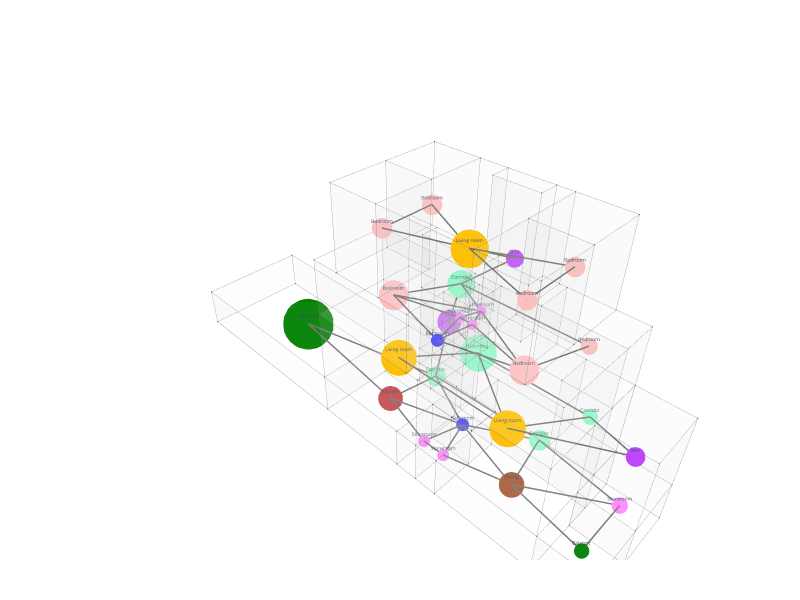

The cell this chart's notebook holds for it:
### Markdown cell above
## 9. Horizontal Adjacency - Wall Dual Graph

One node per room; stair cells are collapsed into two nodes (main 4-floor shaft + extra elements, see §7).

Two rooms are connected by an edge if they share a vertical wall face. Height is measured on the Z axis, so floor/ceiling faces are excluded from this graph.

### Code cell
# -- Horizontal adjacency: rooms sharing a vertical wall face -------------------
dual_pair_set = set()
for i, j in adj_pairs:
    if not rooms_share_wall(i, j):
        continue
    gi, gj = to_merged(i), to_merged(j)
    if gi != gj:
        dual_pair_set.add((min(gi, gj), max(gi, gj)))

dual_edges = [Edge.ByVertices([merged_nodes[i], merged_nodes[j]]) for i, j in sorted(dual_pair_set)]
g_dual = Graph.ByVerticesEdges(merged_nodes, dual_edges)
print(f"Horizontal adjacency - Nodes: {len(Graph.Vertices(g_dual))}, Edges: {len(Graph.Edges(g_dual))}")

for v in Graph.Vertices(g_dual) or []:
    vx, vy, vz = Vertex.X(v), Vertex.Y(v), Vertex.Z(v)
    mi = min(range(len(merged_nodes)), key=lambda k: dist3(
        (vx, vy, vz),
        (Vertex.X(merged_nodes[k]), Vertex.Y(merged_nodes[k]), Vertex.Z(merged_nodes[k]))
    ))
    d_old = Topology.Dictionary(merged_nodes[mi])
    keys = list(Dictionary.Keys(d_old)) if d_old else []
    vals = list(Dictionary.Values(d_old)) if d_old else []
    if "size" in keys:
        vals[keys.index("size")] = merged_size(mi)
    else:
        keys.append("size")
        vals.append(merged_size(mi))
    Topology.SetDictionary(v, Dictionary.ByKeysValues(keys, vals))
for e in Graph.Edges(g_dual) or []:
    Topology.SetDictionary(e, Dictionary.ByKeysValues(["width", "color"], [GRAPH_EDGE_WIDTH, GRAPH_EDGE_COLOR]))

Topology.Show(
    g_dual, cell_cluster,
    faceColorKey="color", faceOpacity=0.05,
    edgeColor=GRAPH_EDGE_COLOR, edgeWidth=0.5,
    vertexSizeKey=GRAPH_NODE_SIZE_KEY, vertexColorKey=GRAPH_NODE_COLOR_KEY,
    vertexLabelKey=GRAPH_NODE_LABEL_KEY, showVertexLabel=True, showVertices=True,
    edgeWidthKey="width", edgeColorKey="color",
    backgroundColor=GRAPH_BG_DARK, width=800, height=600,
    renderer=renderer
)

### Figure 1 — Plotly figure (JSON) as saved in the notebook; plotly's stock layout.template omitted (floating-point values rounded to 4 significant figures; data arrays with more than 128 entries replaced by an {"elided": "..."} marker saying what was removed)
{"data": [{"hoverinfo": "text", "hovertext": [], "legendgroup": "6", "legendrank": 6, "line": {"color": "#6F6F6F", "dash": "solid", "width": 3}, "marker": {"color": "#6F6F6F", "size": 0.75, "symbol": "circle"}, "mode": "markers+lines", "name": "1: Untitled Graph (Edges)", "showlegend": false, "text": [], "type": "scatter3d", "x": {"elided": "156 float values"}, "y": {"elided": "156 float values"}, "z": {"elided": "156 float values"}}, {"customdata": ["Bedroom", "Bedroom", "Bedroom", "Bedroom", "Bedroom", "Bedroom", "Bedroom", "Bathroom", "Bathroom", "Corridor", "Corridor", "Corridor", "Corridor", "Corridor", "Kitchen", "Living room", "Living room", "Living room", "Balcony", "Balcony", "Storeroom", "Storeroom", "Storeroom", "Storeroom", "Storeroom", "Storeroom", "Dining", "Stair", "Stair", "Stair"], "hoverinfo": "text", "hovertemplate": ["Click Bedroom", "Click Bedroom", "Click Bedroom", "Click Bedroom", "Click Bedroom", "Click Bedroom", "Click Bedroom", "Click Bathroom", "Click Bathroom", "Click Corridor", "Click Corridor", "Click Corridor", "Click Corridor", "Click Corridor", "Click Kitchen", "Click Living room", "Click Living room", "Click Living room", "Click Balcony", "Click Balcony", "Click Storeroom", "Click Storeroom", "Click Storeroom", "Click Storeroom", "Click Storeroom", "Click Storeroom", "Click Dining", "Click Stair", "Click Stair", "Click Stair"], "hovertext": ["Bedroom", "Bedroom", "Bedroom", "Bedroom", "Bedroom", "Bedroom", "Bedroom", "Bathroom", "Bathroom", "Corridor", "Corridor", "Corridor", "Corridor", "Corridor", "Kitchen", "Living room", "Living room", "Living room", "Balcony", "Balcony", "Storeroom", "Storeroom", "Storeroom", "Storeroom", "Storeroom", "Storeroom", "Dining", "Stair", "Stair", "Stair"], "legendgroup": "5", "legendrank": 5, "marker": {"color": ["#FFBFBF", "#FFBFBF", "#FFBFBF", "#FFBFBF", "#FFBFBF", "#FFBFBF", "#FFBFBF", "#4444FF", "#4444FF", "#7FFFBF", "#7FFFBF", "#7FFFBF", "#7FFFBF", "#7FFFBF", "#BF3F3F", "#FFBF00", "#FFBF00", "#FFBF00", "#007F00", "#007F00", "#FF7FFF", "#FF7FFF", "#FF7FFF", "#FF7FFF", "#FF7FFF", "#FF7FFF", "#A0522D", "#BF3FFF", "#BF3FFF", "#BF3FFF"], "line": {"width": 0}, "opacity": 1, "size": [20, 35, 35, 24, 24, 24, 24, 15, 15, 24, 18, 43, 23, 33, 29, 42, 43, 45, 18, 59, 19, 14, 14, 12, 12, 12, 30, 23, 28, 21], "sizemode": "diameter", "symbol": "circle"}, "mode": "markers+text", "name": "1: Untitled Graph (Vertices)", "showlegend": false, "text": ["Bedroom", "Bedroom", "Bedroom", "Bedroom", "Bedroom", "Bedroom", "Bedroom", "Bathroom", "Bathroom", "Corridor", "Corridor", "Corridor", "Corridor", "Corridor", "Kitchen", "Living room", "Living room", "Living room", "Balcony", "Balcony", "Storeroom", "Storeroom", "Storeroom", "Storeroom", "Storeroom", "Storeroom", "Dining", "Stair", "Stair", "Stair"], "textfont": {"size": 5}, "type": "scatter3d", "x": [-18.28, -21.07, -21.07, -21.6, -18.82, -21.6, -18.82, -19.95, -22.0, -18.28, -18.28, -18.35, -18.42, -18.46, -21.07, -21.07, -21.07, -20.43, -21.65, -20.21, -18.87, -21.88, -21.88, -20.32, -20.32, -19.39, -21.07, -18.87, -17.9, -17.9], "y": [-22.71, -21.79, -15.22, -15.18, -15.18, -21.83, -21.83, -18.46, -18.51, -21.42, -23.39, -17.79, -15.44, -16.66, -14.96, -15.52, -21.45, -18.48, -25.63, -7.625, -25.63, -17.9, -19.01, -18.18, -18.82, -18.51, -22.0, -25.63, -15.65, -18.79], "z": [7.098, 7.098, 7.098, 10.41, 10.41, 10.41, 10.41, 1.04, 7.098, 1.04, 3.895, 3.895, 1.04, 7.098, 1.04, 3.895, 3.895, 10.41, 1.04, 1.04, 1.04, 1.04, 1.04, 7.098, 7.098, 7.098, 1.04, 3.895, 4.242, 9.028]}, {"customdata": {"elided": "280 str values"}, "hoverinfo": "text", "hovertemplate": {"elided": "280 str values"}, "hovertext": {"elided": "280 str values"}, "legendgroup": "1", "legendrank": 1, "marker": {"color": {"elided": "280 str values"}, "line": {"width": 0}, "opacity": 1, "size": {"elided": "280 float values"}, "sizemode": "diameter", "symbol": "circle"}, "mode": "markers+text", "name": "2: Untitled (Vertices)", "showlegend": false, "text": {"elided": "280 str values"}, "textfont": {"size": 5}, "type": "scatter3d", "x": {"elided": "280 float values"}, "y": {"elided": "280 float values"}, "z": {"elided": "280 float values"}}, {"hoverinfo": "text", "hovertext": [], "legendgroup": "2", "legendrank": 2, "line": {"color": "#6F6F6F", "dash": "solid", "width": 0.5}, "marker": {"color": "#6F6F6F", "size": 0.125, "symbol": "circle"}, "mode": "markers+lines", "name": "2: Untitled (Edges)", "showlegend": false, "text": [], "type": "scatter3d", "x": {"elided": "1260 float values"}, "y": {"elided": "1260 float values"}, "z": {"elided": "1260 float values"}}, {"cmax": 1, "cmin": 0, "color": "#FAFAFA", "colorscale": [[0, "#440154"], [0.1111, "#482878"], [0.2222, "#3e4989"], [0.3333, "#31688e"], [0.4444, "#26828e"], [0.5556, "#1f9e89"], [0.6667, "#35b779"], [0.7778, "#6ece58"], [0.8889, "#b5de2b"], [1, "#fde725"]], "facecolor": {"elided": "440 str values"}, "flatshading": true, "hoverinfo": "text", "hovertext": {"elided": "440 str values"}, "i": {"elided": "440 int values"}, "j": {"elided": "440 int values"}, "k": {"elided": "440 int values"}, "legendgroup": "3", "legendrank": 3, "lighting": {"facenormalsepsilon": 0}, "name": "2: Untitled (Faces)", "opacity": 0.05, "showlegend": false, "showscale": false, "text": {"elided": "440 str values"}, "type": "mesh3d", "x": {"elided": "218 float values"}, "y": {"elided": "218 float values"}, "z": {"elided": "218 float values"}}], "layout": {"autosize": true, "height": 600, "margin": {"b": 40, "l": 40, "r": 40, "t": 40}, "paper_bgcolor": "#FFFFFF", "plot_bgcolor": "#FFFFFF", "scene": {"aspectmode": "data", "camera": {"center": {"x": 0, "y": 0, "z": 0}, "eye": {"x": -1.25, "y": -1.25, "z": 1.25}, "projection": {"type": "perspective"}, "up": {"x": 0, "y": 0, "z": 1}}, "xaxis": {"visible": false}, "yaxis": {"visible": false}, "zaxis": {"visible": false}}, "showlegend": true, "width": 800, "xaxis": {"showgrid": false, "visible": false, "zeroline": false}, "yaxis": {"showgrid": false, "visible": false, "zeroline": false}}}
